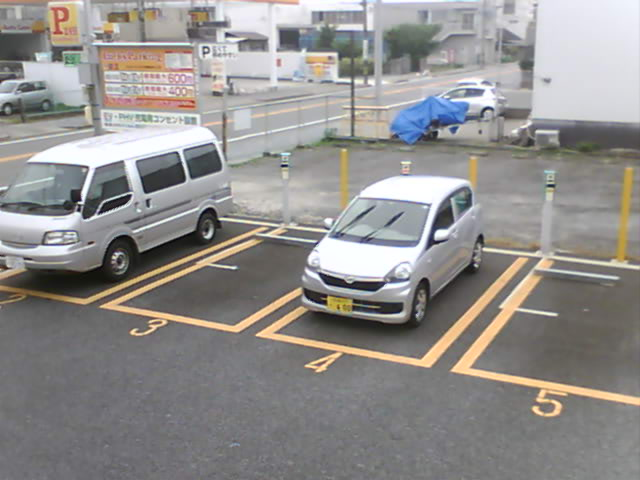
#> input picture Imagens/parking2-occupied3.JPG, 640 x 480 px, found by its file name
$ python tcc.py   (older library calls are emulated)
#> lines starting #> are read from the running program, lines starting #| are printed output that depends on the picture; after the words box and inside, x2 and y2 are one past the last pixel; in counts of white or black regions, pixels touching at a corner belong together
import numpy
import cv2

minArea = 10000

#Carregar as imagens do estacionamento
imgOriginal = cv2.imread('Imagens/parking2-occupied3.jpg')
#> imgOriginal is the input picture: shape (480, 640, 3); mean B, G, R 141.3, 142.9, 145.1
background = cv2.imread('Imagens/parking2-empty.jpg', 0)
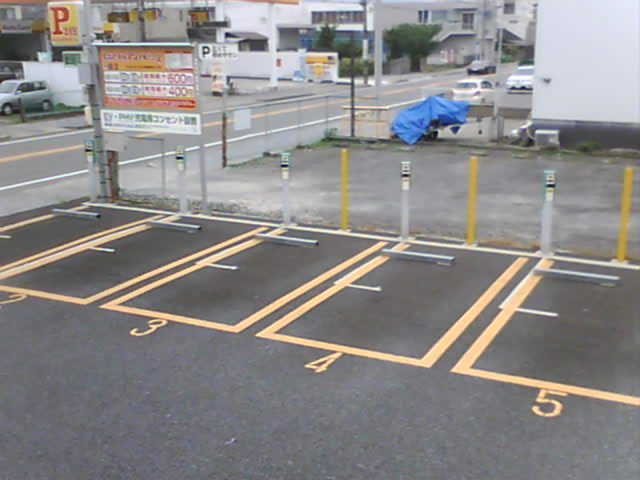
#> input picture Imagens/parking2-empty.JPG, 640 x 480 px, found by its file name
#> background: shape (480, 640); min 9, max 255, mean 137.3
img = cv2.imread('Imagens/parking2-occupied3.jpg', 0)
#> img: shape (480, 640); min 3, max 255, mean 143.4

cv2.imshow('Estacionamento Vazio', background)
cv2.waitKey(0)
cv2.imshow('Estacionamento Ocupado', img)
cv2.waitKey(0)
cv2.destroyAllWindows()

#Aplicar o efeito Blur nas imagens
background = cv2.GaussianBlur(background, (21, 21), 0)
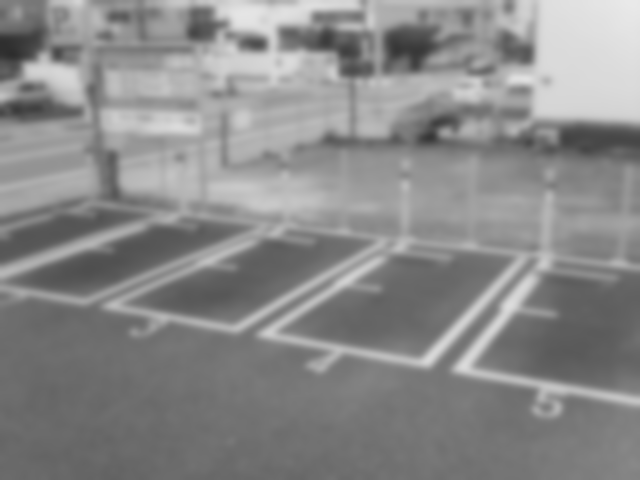
#> background: shape (480, 640); min 45, max 233, mean 137.3
img = cv2.GaussianBlur(img, (21, 21), 0)
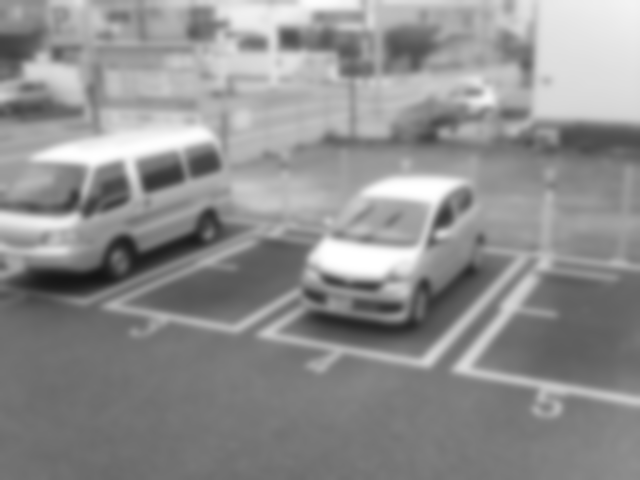
#> img: shape (480, 640); min 21, max 255, mean 143.4

cv2.imshow('Aplicando Blur [1]', background)
cv2.waitKey(0)
cv2.imshow('Aplicando Blur [2]', img)
cv2.waitKey(0)
cv2.destroyAllWindows()

#Calcular a diferenca entre as imagens
imgSemBackground = cv2.absdiff(background, img)

cv2.imshow('Diferenca entre as imagens', imgSemBackground)
cv2.waitKey(0)
cv2.destroyAllWindows()

#Aplicar a tecnica de Threshold
ret, imgThreshold = cv2.threshold(imgSemBackground, 25, 255, cv2.THRESH_OTSU)
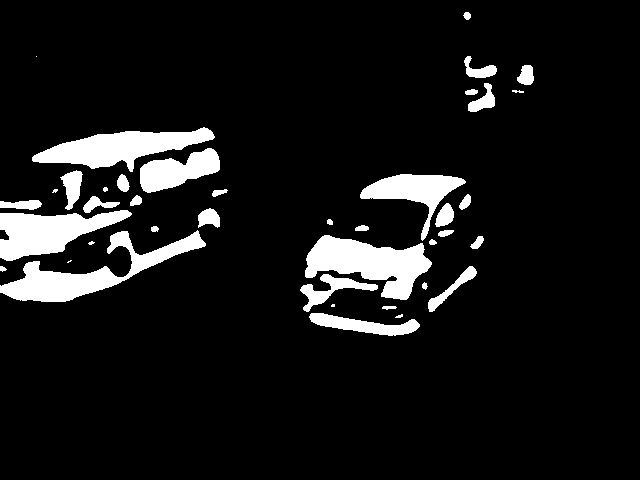
#> imgThreshold: shape (480, 640); 8.9% white; 40 white regions (5 under 20 px), largest, box (x1, y1, x2, y2) and area: (305, 235, 432, 300) 4409, (0, 230, 206, 302) 4395, (32, 127, 215, 172) 3931
#> ret = 41

#Dilatar imagem
imgThreshold = cv2.dilate(imgThreshold, None, iterations=10)
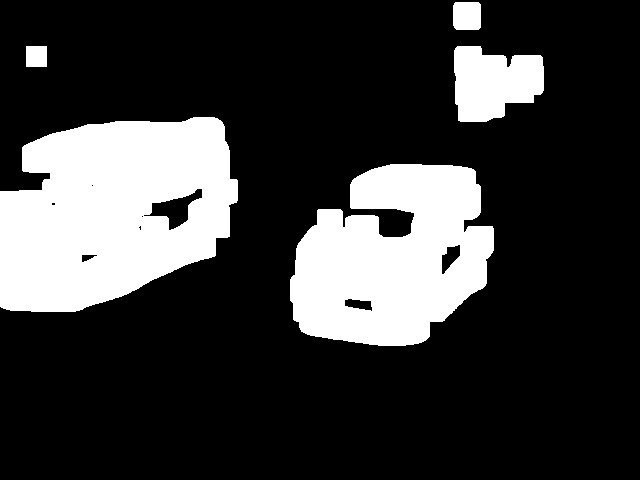
#> imgThreshold: shape (480, 640); 22.2% white; 5 white regions

cv2.imshow('Excluindo o Background', imgThreshold)
cv2.waitKey(0)
cv2.destroyAllWindows()

#Detectar contornos
im2, contours, hierarchy = cv2.findContours(imgThreshold.copy(), cv2.RETR_TREE, cv2.CHAIN_APPROX_SIMPLE)
#> contours = 13 contours, 4 with area under 20; largest, box (x1, y1, x2, y2) and area: (0, 117, 238, 312) 35788, (290, 164, 494, 346) 26759, (454, 46, 544, 122) 5042, (143, 188, 203, 231) 968, (453, 2, 481, 30) 716
cv2.drawContours(imgThreshold, contours, -1, (100, 100, 100), 3)
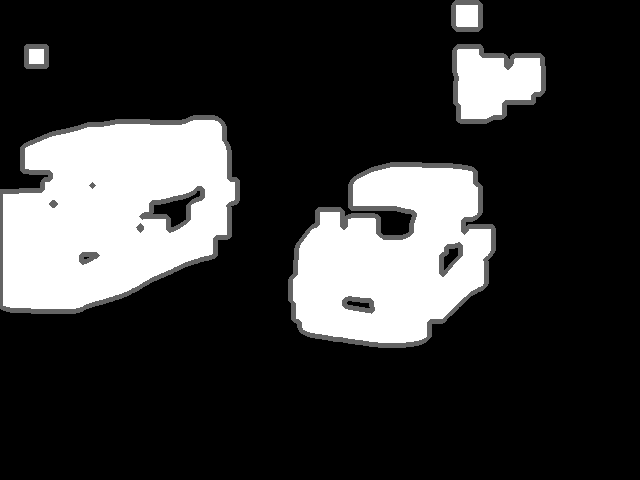
#> imgThreshold: shape (480, 640); 3.99% of pixels changed, all inside (x1, y1, x2, y2) = (0, 0, 546, 348)

cv2.imshow('Detectando Contornos', imgThreshold)
cv2.waitKey(0)
cv2.destroyAllWindows()

#Identificar veiculos nas vagas
for contorno in contours:
    if cv2.contourArea(contorno) < minArea:
        continue

    (x, y, w, h) = cv2.boundingRect(contorno)
    cv2.rectangle(imgOriginal, (x, y), (x + 150, y + 200), (0, 255, 0), 3)
#> this loop made 13 passes
#> contorno on passes 7, 10, 12: [[141, 216], [142, 215], [143, 216], [142, 217]], [[91, 185], [92, 184], [93, 185], [92, 186]], [[26, 46], [26, 66], [46, 66], [46, 46]]
#> (x, y, w, h) on passes 1, 4: (290, 164, 204, 182), (0, 117, 238, 195)
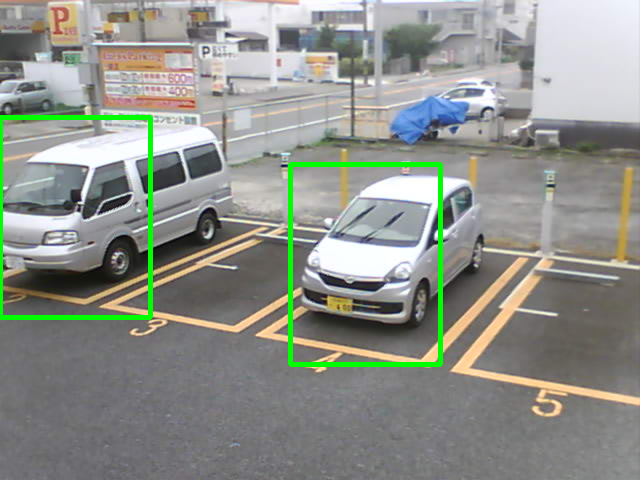
#> imgOriginal: shape (480, 640, 3); 2.14% of pixels changed, all inside (x1, y1, x2, y2) = (0, 115, 443, 367)

cv2.imshow('Vagas Livres', imgOriginal)
cv2.waitKey(0)
cv2.destroyAllWindows()
